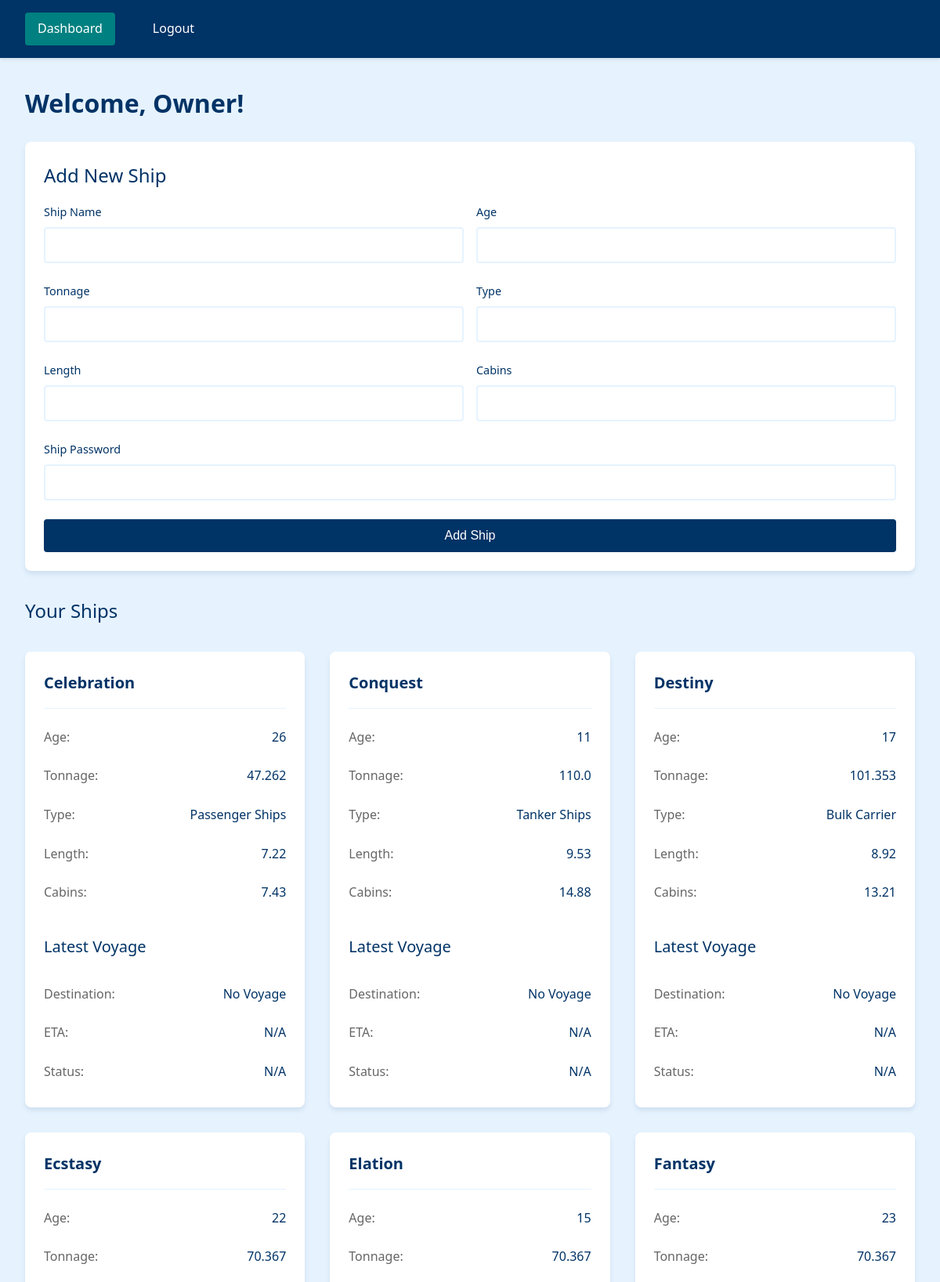
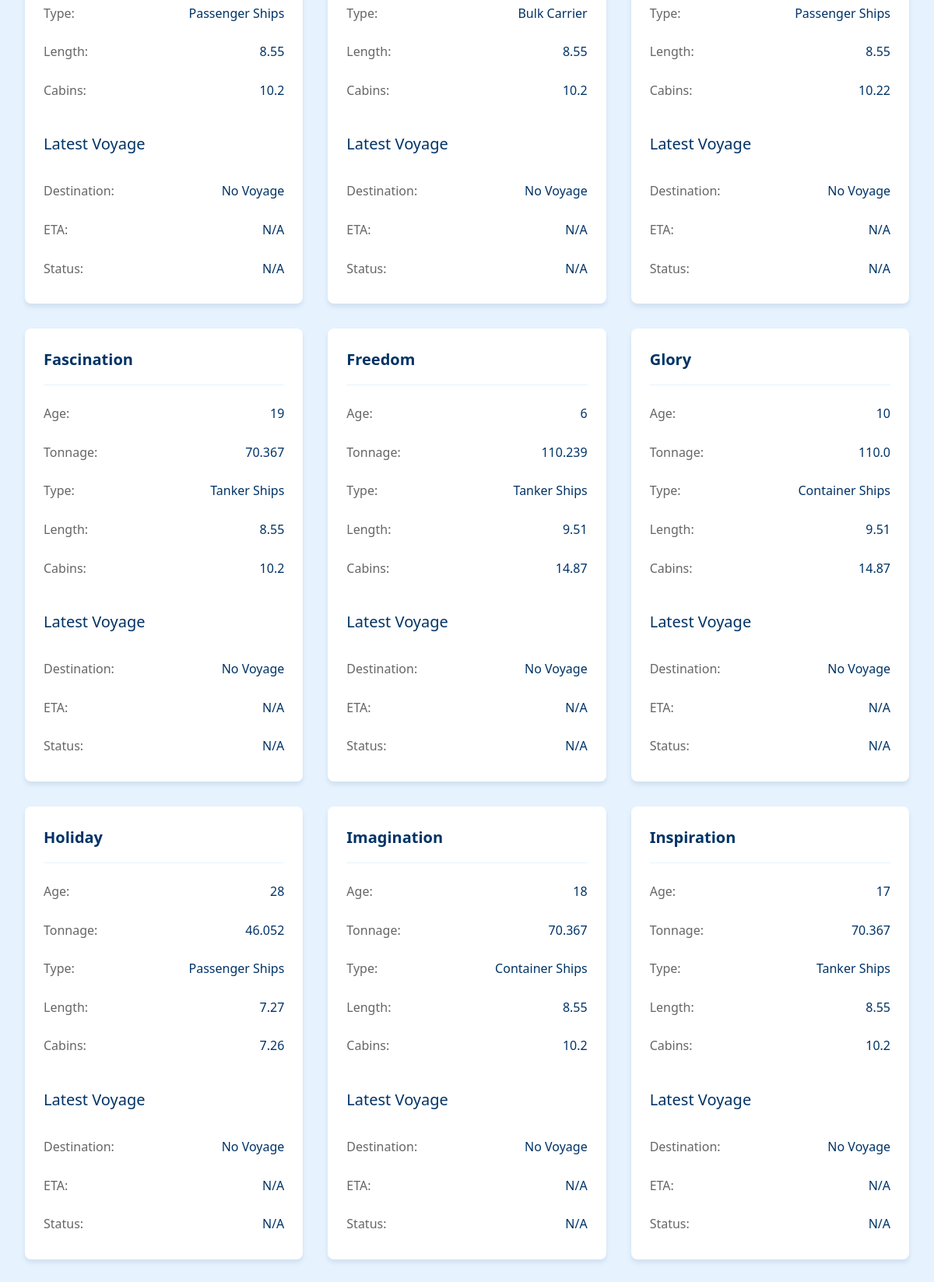
The app's page /owner_dashboard (signed in, upper part) with its own data (2 pictures, top to bottom).
### tables this page shows
CREATE TABLE ships (
            id INTEGER PRIMARY KEY AUTOINCREMENT,
            name TEXT NOT NULL,
            owner_id INTEGER,               -- Foreign key linking to owners table
            age INTEGER,
            tonnage REAL,
            type TEXT,
            length REAL,
            cabins REAL,
            password TEXT,
            FOREIGN KEY (owner_id) REFERENCES owners (id)
        );

### app.py (the view)
@app.route('/owner_dashboard')
def owner_dashboard():
    username = session.get('username')
    if not username:
        return redirect('/login')
    conn = get_db_connection()
    cursor = conn.cursor()
    cursor.execute('''
        SELECT owners.id FROM owners
        JOIN users ON owners.user_id = users.id
        WHERE users.username = ?
    ''', (username,))
    owner = cursor.fetchone()
    if not owner:
        flash('Owner not found.')
        conn.close()
        return redirect('/login')
    owner_id = owner['id']
    cursor.execute('''
        SELECT id, name, age, tonnage, type, length, cabins FROM ships
        WHERE owner_id = ?
    ''', (owner_id,))
    ships = cursor.fetchall()
    ship_voyages = []
    for ship in ships:
        cursor.execute('''
            SELECT destination, eta, status FROM voyages
            WHERE ship_id = ?
            ORDER BY eta DESC
            LIMIT 1
        ''', (ship['id'],))
        voyage = cursor.fetchone()
        ship_voyages.append({
            'name': ship['name'],
            'age': ship['age'],
            'tonnage': ship['tonnage'],
            'type': ship['type'],
            'length': ship['length'],
            'cabins': ship['cabins'],
            'voyage_destination': voyage['destination'] if voyage else 'No Voyage',
            'voyage_eta': voyage['eta'] if voyage else 'N/A',
            'voyage_status': voyage['status'] if voyage else 'N/A'
        })
    conn.close()
    return render_template('owner_dashboard.html', ships=ship_voyages)

### app.py (called while the page is built)
def get_db_connection():
    conn = sqlite3.connect('database.db')
    conn.row_factory = sqlite3.Row  # To access columns by name
    return conn

### templates/owner_dashboard.html (shortened to what this page needs)
<!DOCTYPE html>
<html lang="en">
<head>
    <link rel="stylesheet" href="../static/css/styles.css">
</head>
<body>
    <nav class="main-nav">
        <div class="nav-container">
            <div class="nav-links">
                <a href="/owner_dashboard" class="nav-link active">Dashboard</a>
                <a href="/login" class="nav-link">Logout</a>
            </div>
        </div>
    </nav>
    <div class="dashboard-container">
        <header class="dashboard-header">
            <h2 class="page-title">Welcome, Owner!</h2>
        </header>
        <div class="dashboard-content">
            <section class="add-ship-section card">
                <h3 class="section-title">Add New Ship</h3>
                <form method="post" action="/add_ship" class="form">
                    <div class="form-row">
                        <div class="form-group">
                            <label for="name">Ship Name</label>
                            <input type="text" id="name" name="name" required>
                        </div>
                        <div class="form-group">
                            <label for="age">Age</label>
                            <input type="number" id="age" name="age" required>
                        </div>
                    </div>
                    <div class="form-row">
                        <div class="form-group">
                            <label for="tonnage">Tonnage</label>
                            <input type="number" step="0.01" id="tonnage" name="tonnage" required>
                        </div>
                        <div class="form-group">
                            <label for="type">Type</label>
                            <input type="text" id="type" name="type" required>
                        </div>
                    </div>
                    <div class="form-row">
                        <div class="form-group">
                            <label for="length">Length</label>
                            <input type="number" step="0.01" id="length" name="length" required>
                        </div>
                        <div class="form-group">
                            <label for="cabins">Cabins</label>
                            <input type="number" step="0.01" id="cabins" name="cabins" required>
                        </div>
                    </div>
                    <div class="form-group">
                        <label for="password">Ship Password</label>
                        <input type="password" id="password" name="password" required>
                    </div>
                    <button type="submit" class="btn btn-primary">Add Ship</button>
                </form>
            </section>
            <section class="ships-section">
                <h3 class="section-title">Your Ships</h3>
                <div class="ships-grid">
                    {% for ship in ships %}
                        <div class="ship-card card">
                            <div class="ship-header">
                                <h3 class="ship-name">{{ ship.name }}</h3>
                            </div>
                            <div class="ship-details">
                                <div class="detail-item">
                                    <span class="detail-label">Age:</span>
                                    <span class="detail-value">{{ ship.age }}</span>
                                </div>
                                <div class="detail-item">
                                    <span class="detail-label">Tonnage:</span>
                                    <span class="detail-value">{{ ship.tonnage }}</span>
                                </div>
                                <div class="detail-item">
                                    <span class="detail-label">Type:</span>
                                    <span class="detail-value">{{ ship.type }}</span>
                                </div>
                                <div class="detail-item">
                                    <span class="detail-label">Length:</span>
                                    <span class="detail-value">{{ ship.length }}</span>
                                </div>
                                <div class="detail-item">
                                    <span class="detail-label">Cabins:</span>
                                    <span class="detail-value">{{ ship.cabins }}</span>
                                </div>
                            </div>
                            <div class="voyage-details">
                                <h4 class="subsection-title">Latest Voyage</h4>
                                <div class="detail-item">
                                    <span class="detail-label">Destination:</span>
                                    <span class="detail-value">{{ ship.voyage_destination }}</span>
                                </div>
                                <div class="detail-item">
                                    <span class="detail-label">ETA:</span>
                                    <span class="detail-value">{{ ship.voyage_eta }}</span>
                                </div>
                                <div class="detail-item">
                                    <span class="detail-label">Status:</span>
                                    <span class="detail-value status">{{ ship.voyage_status }}</span>
                                </div>
                            </div>
                        </div>
                    {% endfor %}
                </div>
            </section>
        </div>
    </div>
</body>
</html>

### static/css/styles.css (style rules this page uses)
* { margin: 0; padding: 0; box-sizing: border-box; }
body { font-family: 'Segoe UI', system-ui, -apple-system, sans-serif; line-height: 1.6; background-color: #E6F3FF; color: #333; min-height: 100vh; }
.main-nav { background-color: #003366; padding: 1rem 0; box-shadow: 0 2px 4px rgba(0, 0, 0, 0.1); }
.nav-container { max-width: 1200px; margin: 0 auto; padding: 0 2rem; }
.nav-links { display: flex; gap: 2rem; }
.nav-link { color: #FFFFFF; text-decoration: none; padding: 0.5rem 1rem; border-radius: 4px; transition: background-color 0.3s ease; }
.nav-link.active { background-color: #008080; }
.container, .dashboard-container { max-width: 1200px; margin: 0 auto; padding: 2rem; min-height: calc(100vh - 64px); }
.dashboard-content { display: flex; flex-direction: column; gap: 2rem; }
.dashboard-grid, .message-grid, .ships-grid { display: grid; grid-template-columns: repeat(auto-fit, minmax(300px, 1fr)); gap: 2rem; margin-top: 2rem; }
.card { background: #FFFFFF; border-radius: 8px; box-shadow: 0 4px 6px rgba(0, 51, 102, 0.1); padding: 1.5rem; transition: transform 0.3s ease; }
.page-title { color: #003366; font-size: 2rem; margin-bottom: 1.5rem; font-weight: 600; }
.section-title { color: #003366; font-size: 1.5rem; margin-bottom: 1rem; font-weight: 500; }
.subsection-title { color: #003366; font-size: 1.25rem; margin: 1rem 0; font-weight: 500; }
.form { display: flex; flex-direction: column; gap: 1.5rem; }
.form-row { display: grid; grid-template-columns: repeat(auto-fit, minmax(200px, 1fr)); gap: 1rem; }
.form-group { display: flex; flex-direction: column; gap: 0.5rem; }
label { color: #003366; font-weight: 500; font-size: 0.9rem; }
input, select, textarea { padding: 0.75rem; border: 2px solid #E6F3FF; border-radius: 4px; font-size: 1rem; transition: border-color 0.3s ease; }
.btn { padding: 0.75rem 1.5rem; border: none; border-radius: 4px; font-size: 1rem; font-weight: 500; cursor: pointer; transition: all 0.3s ease; text-decoration: none; display: inline-block; text-align: center; }
.btn-primary { background-color: #003366; color: #FFFFFF; }
.ship-card { display: flex; flex-direction: column; gap: 1rem; }
.ship-header { padding-bottom: 1rem; border-bottom: 1px solid #E6F3FF; }
.ship-name { color: #003366; font-size: 1.25rem; font-weight: 600; }
.ship-details, .voyage-details { display: flex; flex-direction: column; gap: 0.5rem; }
.detail-item { display: flex; justify-content: space-between; align-items: center; padding: 0.5rem 0; }
.detail-label { color: #666; font-weight: 500; }
.detail-value { color: #003366; font-weight: 500; }

### records on screen
ships: name "Celebration", age "26", tonnage "47.262", type "Passenger Ships", length "7.22", cabins "7.43", voyage_destination "No Voyage", voyage_eta "N/A", voyage_status "N/A"
ships: name "Conquest", age "11", tonnage "110.0", type "Tanker Ships", length "9.53", cabins "14.88", voyage_destination "No Voyage", voyage_eta "N/A", voyage_status "N/A"
ships: name "Destiny", age "17", tonnage "101.353", type "Bulk Carrier", length "8.92", cabins "13.21", voyage_destination "No Voyage", voyage_eta "N/A", voyage_status "N/A"
ships: name "Ecstasy", age "22", tonnage "70.367", type "Passenger Ships", length "8.55", cabins "10.2", voyage_destination "No Voyage", voyage_eta "N/A", voyage_status "N/A"
ships: name "Elation", age "15", tonnage "70.367", type "Bulk Carrier", length "8.55", cabins "10.2", voyage_destination "No Voyage", voyage_eta "N/A", voyage_status "N/A"
ships: name "Fantasy", age "23", tonnage "70.367", type "Passenger Ships", length "8.55", cabins "10.22", voyage_destination "No Voyage", voyage_eta "N/A", voyage_status "N/A"
ships: name "Fascination", age "19", tonnage "70.367", type "Tanker Ships", length "8.55", cabins "10.2", voyage_destination "No Voyage", voyage_eta "N/A", voyage_status "N/A"
ships: name "Freedom", age "6", tonnage "110.239", type "Tanker Ships", length "9.51", cabins "14.87", voyage_destination "No Voyage", voyage_eta "N/A", voyage_status "N/A"
ships: name "Glory", age "10", tonnage "110.0", type "Container Ships", length "9.51", cabins "14.87", voyage_destination "No Voyage", voyage_eta "N/A", voyage_status "N/A"
ships: name "Holiday", age "28", tonnage "46.052", type "Passenger Ships", length "7.27", cabins "7.26", voyage_destination "No Voyage", voyage_eta "N/A", voyage_status "N/A"
ships: name "Imagination", age "18", tonnage "70.367", type "Container Ships", length "8.55", cabins "10.2", voyage_destination "No Voyage", voyage_eta "N/A", voyage_status "N/A"
ships: name "Inspiration", age "17", tonnage "70.367", type "Tanker Ships", length "8.55", cabins "10.2", voyage_destination "No Voyage", voyage_eta "N/A", voyage_status "N/A"
